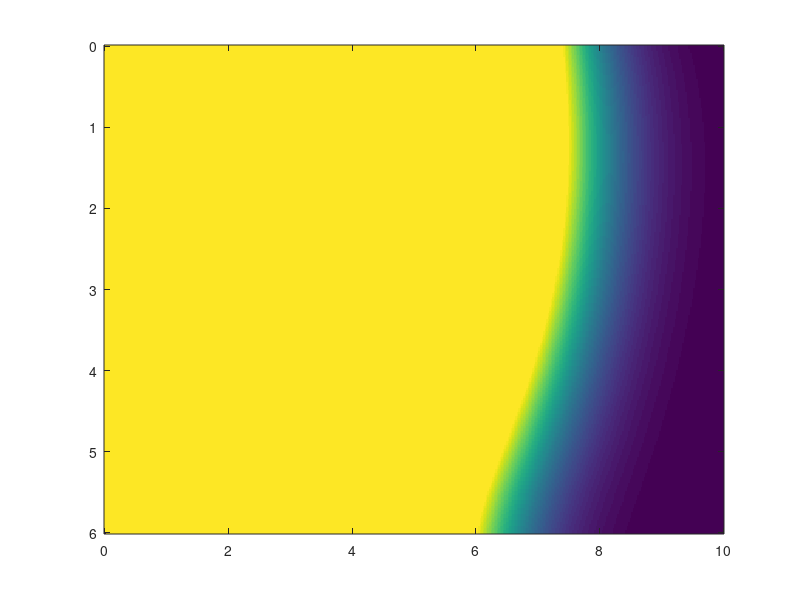

This figure's MATLAB source:
% Equation FKPP difference finie 2D inplicite Crank-Nicolson avec
% approximation ADI: alternate direction implicit method

%% parametre des equations
r = 0.5; % taux de croissance
D = 0.1; % coefficient de diffusion

%% parametres de simulation, espace
% x in [x0,x1]
h = 0.025;  % intervalle de discretisation spatiale
Sx = 10.0;
Sy = 6.0;
x0 = 0;   % bord gauche de l'intervalle
x1 = Sx;  % bord droit de l'intervalle
y0 = 0;
y1 = Sy;
x = x0:h:x1; % discretisation
y = y0:h:y1; 
[X,Y] = meshgrid(x,y);
J1 = length(x); 
J2 = length(y);
J  = J1*J2;  % nombre de points de discretisation

%% variable dynamiques
u = zeros(J,1); % stocke seulement l'etat au temps t
u1 = zeros(J,1);

% discretisation du Laplacien avec conditions aux bord de Neumann
% no flux, i.e. du/dx = 0 en x0 et en x1

%% Le Laplacien discretise est une matrice L de taille JxJ
% En 1D elle est symetrique et tridiagonale

coinhautgauche = 1;
coinbasgauche = J2;
coinhautdroit = (J1-1)*J2+1;
coinbasdroit = J;
bordgauche = 2:J2-1;
bordhaut = J2+1:J2:J2*(J1-2)+1;
bordbas = 2*J2:J2:J2*(J1-1);
borddroit = J2*(J1-1)+2:J-1;
bord = [coinhautgauche, coinhautdroit, coinbasgauche, coinbasdroit, ...
    bordgauche, bordhaut, bordbas, borddroit];
interieurY = setdiff(1:J, bord);

[ix,iy] = ind2sub([J2,J1],interieurY);
interieurX = sub2ind([J1,J2],iy,ix);

%% test indices Y
% MY = zeros(J2,J1);
% MY(interieurY) = 1;
% spy(MY)
%% test indices X
% MX = zeros(J1,J2);
% MX(interieurX) = 1;
% spy(MX)

%% interieur
% On construit deux matrices du Laplacien discretise: LX et LY. LX est le Laplacien
% discretise en prenant les indices en X d'abord:
% 
%   1    2 3 4 5 ...   J1
%   J1+1 ...         2*J1
%   ...
%   J1*(J2-1)+1 ... J1*J2
%
% LY est le Laplacien discretise en prenant les indices le long de Y d'abord:
%  
%   1 J2+1 ...(J1-1)*J2+1
%   2 J2+2            ...
%   3 
%   ...               ...
%   J2 2*J2 3*J ... J1*J2
%
% LX et LY sont des matrices tridiagonales

LX = sparse(interieurX,interieurX,-2,J,J); % matrice creuse, compacte en memoire
LX = LX + sparse(interieurX,interieurX+1,1,J,J);
LX = LX + sparse(interieurX,interieurX-1,1,J,J);

LY = sparse(interieurY,interieurY,-2,J,J); % matrice creuse, compacte en memoire
LY = LY + sparse(interieurY,interieurY+1,1,J,J);
LY = LY + sparse(interieurY,interieurY-1,1,J,J);

%% condition initiales
% u( X(:).^2 + Y(:).^2 < 3 ) = 0.8; % condition initiale constante par
% morceaux
u = exp( - X(:).^2/0.5 - Y(:).^2/2 ); % condition initiale lisse


%% parametres de simulation, temps
t0 = 0;
tfinal = 20; 
t = t0;
tp = t0;
dt = .1;

%% Schema implicite Crank-Nicolson
% avec ADI: alternate direction implicit method
AX = (speye(J) - dt/h^2*D/2*LX);
AY = (speye(J) - dt/h^2*D/2*LY);

%% BOUCLE PRINCIPALE

figure(2); clf;
image(x,y,255*reshape(u,J2,J1));
disp('appuyer sur une touche pour continuer');
pause

tic
while t < tfinal
    drawnow;
    % Methode ADI:
    % On resout en 2 etapes: d'abord on fait par rapport a X:
    % u12 = u + dt/2*r*u*(1-u) + dt/2/h^2*D*(LX*u12 + LY*u)
    % ensuite par rapport a Y:
    % u = u12 + dt/2*r*u12*(1-u12) + dt/2/h^2*D*(LX*u12 + LY*u)
    % L'evaluation se fait a dt/2 a chaque etape
    
    b = ( u + dt/2*r*u.*(1-u) + dt/2/h^2*D*LY*u ); % En X: on calcule les donnee du systeme implicite AX*u12 = b
    b = reshape(reshape(b,J2,J1)',J,1);            % On convertit les donnees en indices X-dominant
    u12 = AX\b;                                    % on resout
    LXu12 = LX*u12;                                % On stocke LX*u12
    u12 = reshape(reshape(u12,J1,J2)',J,1);        % on reconvertit u12 en Y-dominant
    LXu12 = reshape(reshape(LXu12,J1,J2)',J,1);    % on reconvertit LXu12 en Y-dominant
    u =   AY\( u12 + dt/2*r*u12.*(1-u12) + dt/2/h^2*D*LXu12 ); % En Y: on resout AY*u = b 
    u(bordgauche) = u(bordgauche+J2);              % condition Neumann no flux
    u(borddroit) = u(borddroit-J2);
    u(bordhaut) = u(bordhaut+1);
    u(bordbas) = u(bordbas-1);
    if ( fix(10*t) > fix(10*tp) )                  % affichage tout les 0.1 unite de temps 
        image(x,y,255*reshape(u,J2,J1));
    end
    tp = t;
    t = t + dt;
    fprintf("t = %.5f\n",t);
end
toc
